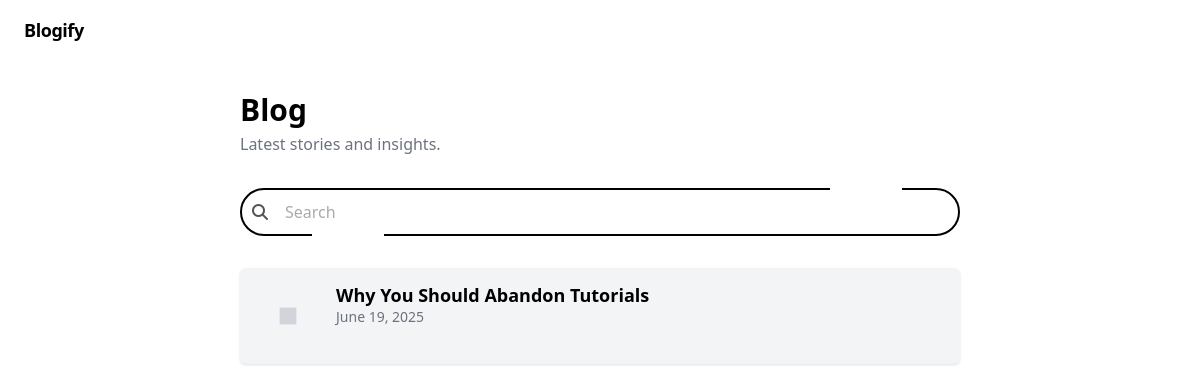
Before: / with the older database file.
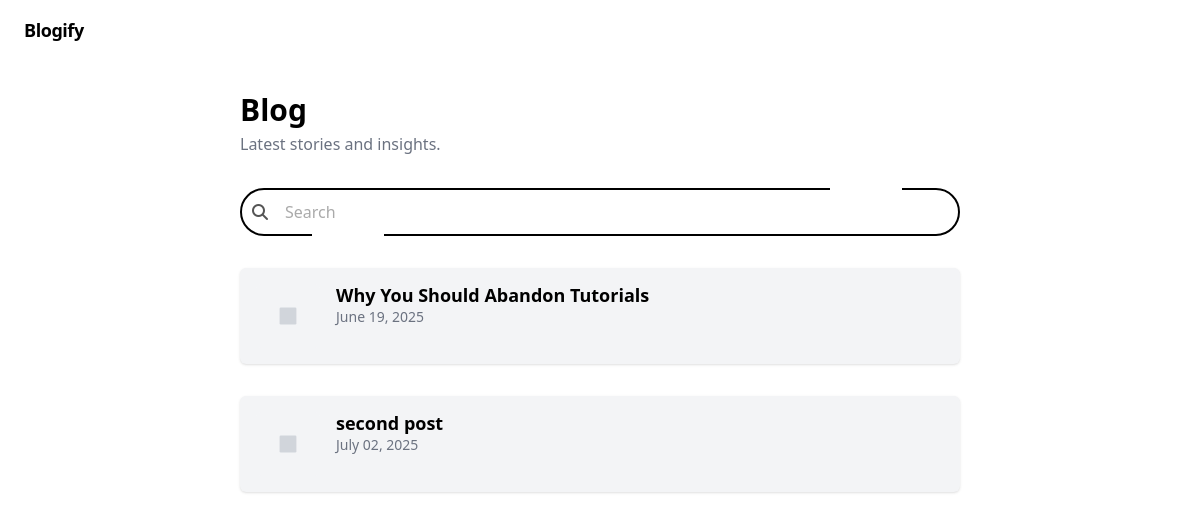
After: the same page with the newer database file.
### blog/models.py (models this page shows, shortened)
class Post(models.Model):
    author = models.ForeignKey(settings.AUTH_USER_MODEL, on_delete=models.CASCADE)
    title = models.CharField(max_length=200)
    text = models.TextField()
    created_date = models.DateTimeField(default=timezone.now)
    published_date = models.DateTimeField(blank=True, null=True)

### blog/views.py (the view)
# urls.py: path('', views.post_list, name= 'post_list'),
def post_list(request):
    query = request.GET.get("q", "")
    posts = Post.objects.filter(published_date__lte=timezone.now())
    if query:
        posts = posts.filter(
            Q(title__icontains=query) | Q(text__icontains=query)
        )
    posts = posts.order_by("published_date")
    return render(request, 'blog/post_list.html', {'posts': posts})

### blog/templates/blog/post_list.html (shortened to what this page needs)
{% extends 'blog/base.html' %}
{% block content %}
  {% if posts %}
    {% for post in posts %}
      <div class="flex items-start mb-8 bg-gray-100 shadow p-4 rounded-md">
        <div class="w-16 h-16 bg-gray-100 rounded-md flex-shrink-0 flex items-center justify-center mr-4">
          <svg class="w-6 h-6 text-gray-300" fill="currentColor" viewBox="0 0 20 20">
            <path d="M4 3h12a1 1 0 011 1v12a1 1 0 01-1 1H4a1 1 0 01-1-1V4a1 1 0 011-1z" />
          </svg>
        </div>
        <div>
          <h2 class="text-lg font-semibold leading-tight">
            <a href="{% url 'post_detail' pk=post.pk %}" class="hover:underline">
              {{ post.title }}
            </a>
          </h2>
          <p class="text-sm text-gray-500">
            {{ post.published_date|date:"F d, Y" }}
          </p>
        </div>
      </div>
    {% endfor %}
  {% else %}
    <div class="text-center py-16">
      <h2 class="text-2xl font-semibold mb-2">No posts available</h2>
      <p class="text-gray-500">Stay tuned—content is being forged.</p>
    </div>
  {% endif %}
{% endblock %}

### blog/templates/blog/base.html (shortened to what this page needs)
<!DOCTYPE html>
<html lang="en">
<head>
  <link rel="stylesheet" href="https://cdnjs.cloudflare.com/ajax/libs/font-awesome/6.5.0/css/all.min.css" />
  {% load static %}
  <link rel="stylesheet" href="{% static 'delete_button.css' %}">
  <link rel="stylesheet" href="{% static 'base_design.css' %}">
  <script src="https://cdn.tailwindcss.com"></script>
</head>
<body class="bg-white text-black font-sans">
  <header class="w-full max-w-screen-xl mx-auto px-6 py-4 flex items-center justify-between">
    <div class="text-lg font-semibold tracking-tight">
      Blogify
    </div>
  </header>
  <main class="max-w-screen-md mx-auto px-6 py-8">
    <h1 class="text-3xl font-bold mb-1">Blog</h1>
    <p class="text-gray-500 mb-8">Latest stories and insights.</p>
    {% if request.path == '/' %}
    <form method="get" action="{% url 'post_list' %}" class="search-container mb-8" id="searchForm">
      <div class="top-break"></div>
      <div class="bottom-break"></div>
      <input
        type="text"
        class="search-input"
        id="searchInput"
        autocomplete="off"
        name="q"
        value="{{ request.GET.q|default:'' }}"
      />
      <span class="search-placeholder" id="placeholder">Search</span>
      <i class="fas fa-search search-icon" id="searchIcon"></i>
    </form>
    {% endif %}
    {% block content %}{% endblock %}
  </main>
</body>
</html>

### blog/static/base_design.css (style rules this page uses)
.search-container { position: relative; }
.search-input { width: 100%; padding: 10px 36px 10px 35px; border: 2px solid black; border-radius: 9999px; font-size: 16px; outline: none; color: black; background-color: white; transition: color 0.3s ease; }
.search-placeholder { position: absolute; top: 50%; left: 45px; transform: translateY(-50%); font-size: 16px; color: #aaa; pointer-events: none; transition: all 0.3s ease; }
.search-icon { position: absolute; top: 50%; left: 12px; transform: translateY(-50%); color: #555; font-size: 16px; transition: all 0.3s ease; z-index: 1; }
.top-break, .bottom-break { position: absolute; height: 3px; background-color: white; z-index: 0; width: 10%; transition: transform 0.4s ease; }
.top-break { top: -1px; right: 8%; transform: translateX(0); }
.bottom-break { bottom: -1px; left: 10%; transform: translateX(0); }

Changed rows visible on the page:
added Post: title "second post", published_date "July 02, 2025"
